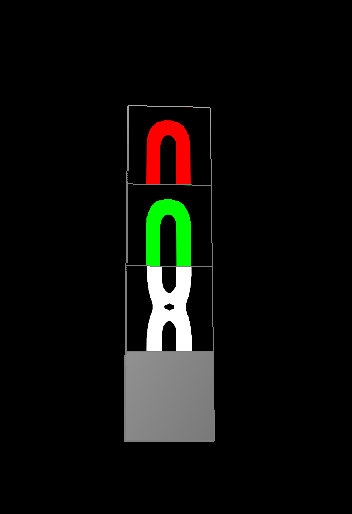
#> input picture data/Ex_input01_01.png, 352 x 514 px, found by its file name
$ python main.py
#> lines starting #> are read from the running program, lines starting #| are printed output that depends on the picture; after the words box and inside, x2 and y2 are one past the last pixel; in counts of white or black regions, pixels touching at a corner belong together
### src/detector.py
import cv2
import numpy as np
import matplotlib.pyplot as plt

class EloMalucoDetector:
    def __init__(self):
        pass

    def detectar_bordas(self, imagem_caminho, ponto_destino, altura_desejada=800):
        # Carregar a imagem
        imagem = cv2.imread(imagem_caminho)

        # Calcular a largura proporcional
        largura_desejada = int(altura_desejada * imagem.shape[1] / imagem.shape[0])

        # Tamanho final ajustado
        tamanho_final = (largura_desejada, altura_desejada)

        # Converter para escala de cinza
        imagem_cinza = cv2.cvtColor(imagem, cv2.COLOR_BGR2GRAY)

        # Suavizar para reduzir ruídos
        imagem_suavizada = cv2.GaussianBlur(imagem_cinza, (5, 5), 0)

        # Detectar bordas usando o detector de Canny
        bordas = cv2.Canny(imagem_suavizada, 50, 150)

        # Detectar contornos (para localizar o Elo)
        contornos, _ = cv2.findContours(bordas, cv2.RETR_EXTERNAL, cv2.CHAIN_APPROX_SIMPLE)

        if not contornos:
            print("Nenhum contorno encontrado!")
            return bordas

        # Encontrar o maior contorno (assumindo que é o Elo)
        maior_contorno = max(contornos, key=cv2.contourArea)

        # Encontrar o retângulo delimitador do Elo
        x, y, w, h = cv2.boundingRect(maior_contorno)

        # Calcular o centro do Elo na imagem
        centro_elo = (x + w // 2, y + h // 2)

        # Calcular o deslocamento necessário para centralizar o Elo no ponto destino
        deslocamento_x = ponto_destino[0] - centro_elo[0]
        deslocamento_y = ponto_destino[1] - centro_elo[1]

        # Criar a matriz de transformação para translação
        matriz_translacao = np.float32([[1, 0, deslocamento_x], [0, 1, deslocamento_y]])

        # Aplicar a translação nas bordas detectadas
        bordas_transladadas = cv2.warpAffine(bordas, matriz_translacao, (imagem.shape[1], imagem.shape[0]))

        # Cortar a imagem com base no retângulo delimitador
        imagem_cortada = imagem[y:y+h, x:x+w]

        # Redimensionar a imagem cortada para o tamanho final desejado
        imagem_redimensionada = cv2.resize(imagem_cortada, tamanho_final)

        # Redimensionar as bordas transladadas para o mesmo tamanho
        bordas_redimensionadas = cv2.resize(bordas_transladadas, tamanho_final)

        # Exibir as imagens na ordem solicitada
        plt.figure(figsize=(12, 6))
        plt.subplot(1, 3, 1)
        plt.title("Bordas Detectadas")
        plt.imshow(bordas, cmap="gray")
        plt.axis("off")

        plt.subplot(1, 3, 2)
        plt.title("Bordas Transladadas")
        plt.imshow(bordas_redimensionadas, cmap="gray")
        plt.axis("off")

        plt.subplot(1, 3, 3)
        plt.title("Imagem Cortada e Redimensionada")
        plt.imshow(cv2.cvtColor(imagem_redimensionada, cv2.COLOR_BGR2RGB))
        plt.axis("off")

        plt.show()

        return bordas_redimensionadas

# Teste com uma imagem e um ponto destino fixo
detector = EloMalucoDetector()

# Ponto fixo para centralizar o Elo (exemplo: o centro da imagem)
ponto_destino = (200, 250)

detector.detectar_bordas('data/Ex_input01_01.png', ponto_destino)
#> in detectar_bordas, imagem is the input picture: shape (514, 352, 3); mean B, G, R 10.6, 13.4, 13.2
#> in detectar_bordas, `bordas = cv2.Canny(imagem_suavizada, 50, 150)`:
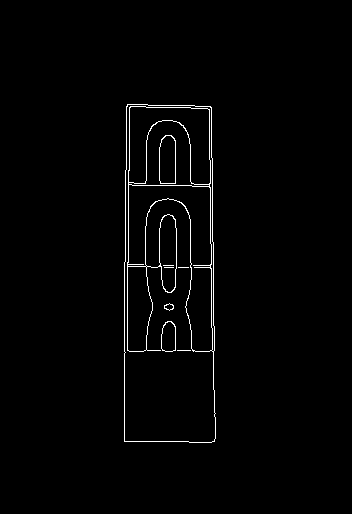
#> bordas: shape (514, 352); 1.5% white in thin lines or dots, all inside (x1, y1, x2, y2) = (124, 104, 216, 443)
#> in detectar_bordas, `contornos, _ = cv2.findContours(bordas, cv2.RETR_EXTERNAL, cv2.CHAIN_A..`: contornos = 1 contour; box (x1, y1, x2, y2) and area: (124, 104, 216, 443) 29618
#> in detectar_bordas, `maior_contorno = max(contornos, key=cv2.contourArea)`: maior_contorno = contour of 39 points, box (x1, y1, x2, y2) (124, 104, 216, 443), area 29618
#> in detectar_bordas, `x, y, w, h = cv2.boundingRect(maior_contorno)`: x = 124; y = 104; w = 92; h = 339
#> in detectar_bordas, `centro_elo = (x + w // 2, y + h // 2)`: centro_elo = (170, 273)
#> in detectar_bordas, `deslocamento_x = ponto_destino[0] - centro_elo[0]`: deslocamento_x = 30
#> in detectar_bordas, `deslocamento_y = ponto_destino[1] - centro_elo[1]`: deslocamento_y = -23
#> in detectar_bordas, `matriz_translacao = np.float32([[1, 0, deslocamento_x], [0, 1, desloca..`: matriz_translacao = [[1, 0, 30], [0, 1, -23]]
#> in detectar_bordas, `bordas_transladadas = cv2.warpAffine(bordas, matriz_translacao, (image..`: bordas_transladadas: shape (514, 352); 1.5% white in thin lines or dots, all inside (x1, y1, x2, y2) = (154, 81, 246, 420)
detector.detectar_bordas('data/Ex_input01_02.png', ponto_destino)
#> call 2 of detectar_bordas, with imagem_caminho = 'data/Ex_input01_02.png', ponto_destino = (200, 250), altura_desejada = 800
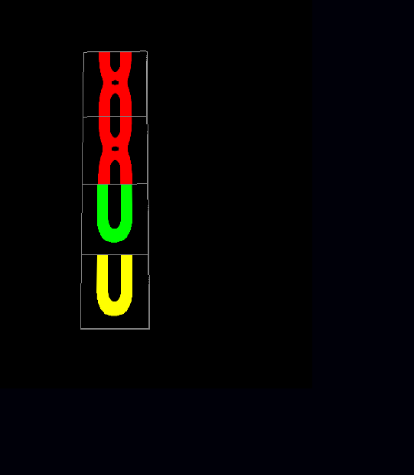
#> input picture data/Ex_input01_02.png, 414 x 475 px, found by its file name
#> in detectar_bordas, imagem is the input picture: shape (475, 414, 3); mean B, G, R 4.1, 4.2, 6.6
#> in detectar_bordas (call 2), `bordas = cv2.Canny(imagem_suavizada, 50, 150)`: bordas: shape (475, 414); 1.3% white in thin lines or dots, all inside (x1, y1, x2, y2) = (79, 49, 151, 331)
#> in detectar_bordas (call 2), `contornos, _ = cv2.findContours(bordas, cv2.RETR_EXTERNAL, cv2.CHAIN_A..`: contornos = 1 contour; box (x1, y1, x2, y2) and area: (79, 49, 151, 331) 19163
#> in detectar_bordas (call 2), `maior_contorno = max(contornos, key=cv2.contourArea)`: maior_contorno = contour of 32 points, box (x1, y1, x2, y2) (79, 49, 151, 331), area 19163
#> in detectar_bordas (call 2), `x, y, w, h = cv2.boundingRect(maior_contorno)`: x = 79; y = 49; w = 72; h = 282
#> in detectar_bordas (call 2), `centro_elo = (x + w // 2, y + h // 2)`: centro_elo = (115, 190)
#> in detectar_bordas (call 2), `deslocamento_x = ponto_destino[0] - centro_elo[0]`: deslocamento_x = 85
#> in detectar_bordas (call 2), `deslocamento_y = ponto_destino[1] - centro_elo[1]`: deslocamento_y = 60
#> in detectar_bordas (call 2), `matriz_translacao = np.float32([[1, 0, deslocamento_x], [0, 1, desloca..`: matriz_translacao = [[1, 0, 85], [0, 1, 60]]
#> in detectar_bordas (call 2), `bordas_transladadas = cv2.warpAffine(bordas, matriz_translacao, (image..`: bordas_transladadas: shape (475, 414); 1.3% white in thin lines or dots, all inside (x1, y1, x2, y2) = (164, 109, 236, 391)
detector.detectar_bordas('data/Ex_input01_03.png', ponto_destino)
#> call 3 of detectar_bordas, with imagem_caminho = 'data/Ex_input01_03.png', ponto_destino = (200, 250), altura_desejada = 800
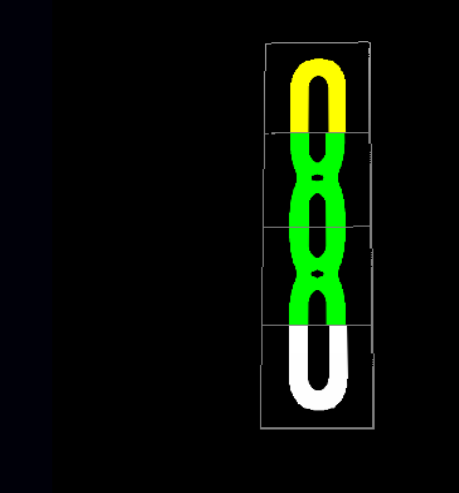
#> input picture data/Ex_input01_03.png, 459 x 493 px, found by its file name
#> in detectar_bordas, imagem is the input picture: shape (493, 459, 3); mean B, G, R 6, 16.7, 8
#> in detectar_bordas (call 3), `bordas = cv2.Canny(imagem_suavizada, 50, 150)`: bordas: shape (493, 459); 1.7% white in thin lines or dots, all inside (x1, y1, x2, y2) = (259, 40, 376, 430)
#> in detectar_bordas (call 3), `contornos, _ = cv2.findContours(bordas, cv2.RETR_EXTERNAL, cv2.CHAIN_A..`: contornos = 1 contour; box (x1, y1, x2, y2) and area: (259, 40, 376, 430) 43183
#> in detectar_bordas (call 3), `maior_contorno = max(contornos, key=cv2.contourArea)`: maior_contorno = contour of 39 points, box (x1, y1, x2, y2) (259, 40, 376, 430), area 43183
#> in detectar_bordas (call 3), `x, y, w, h = cv2.boundingRect(maior_contorno)`: x = 259; y = 40; w = 117; h = 390
#> in detectar_bordas (call 3), `centro_elo = (x + w // 2, y + h // 2)`: centro_elo = (317, 235)
#> in detectar_bordas (call 3), `deslocamento_x = ponto_destino[0] - centro_elo[0]`: deslocamento_x = -117
#> in detectar_bordas (call 3), `deslocamento_y = ponto_destino[1] - centro_elo[1]`: deslocamento_y = 15
#> in detectar_bordas (call 3), `matriz_translacao = np.float32([[1, 0, deslocamento_x], [0, 1, desloca..`: matriz_translacao = [[1, 0, -117], [0, 1, 15]]
#> in detectar_bordas (call 3), `bordas_transladadas = cv2.warpAffine(bordas, matriz_translacao, (image..`: bordas_transladadas: shape (493, 459); 1.7% white in thin lines or dots, all inside (x1, y1, x2, y2) = (142, 55, 259, 445)
detector.detectar_bordas('data/Ex_input01_04.png', ponto_destino)
#> call 4 of detectar_bordas, with imagem_caminho = 'data/Ex_input01_04.png', ponto_destino = (200, 250), altura_desejada = 800
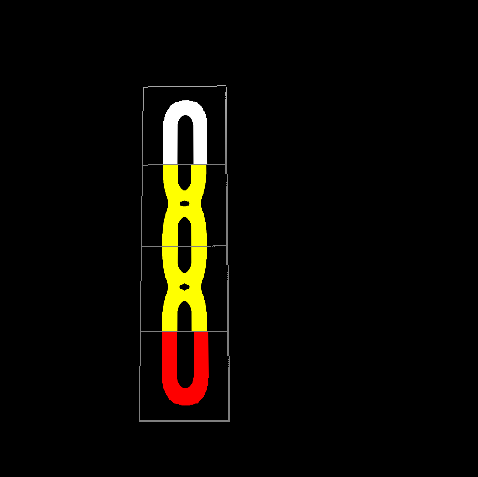
#> input picture data/Ex_input01_04.png, 478 x 477 px, found by its file name
#> in detectar_bordas, imagem is the input picture: shape (477, 478, 3); mean B, G, R 2.9, 8.9, 11.4
#> in detectar_bordas (call 4), `bordas = cv2.Canny(imagem_suavizada, 50, 150)`: bordas: shape (477, 478); 1.4% white in thin lines or dots, all inside (x1, y1, x2, y2) = (138, 84, 231, 423)
#> in detectar_bordas (call 4), `contornos, _ = cv2.findContours(bordas, cv2.RETR_EXTERNAL, cv2.CHAIN_A..`: contornos = 1 contour; box (x1, y1, x2, y2) and area: (138, 84, 231, 423) 29866
#> in detectar_bordas (call 4), `maior_contorno = max(contornos, key=cv2.contourArea)`: maior_contorno = contour of 27 points, box (x1, y1, x2, y2) (138, 84, 231, 423), area 29866
#> in detectar_bordas (call 4), `x, y, w, h = cv2.boundingRect(maior_contorno)`: x = 138; y = 84; w = 93; h = 339
#> in detectar_bordas (call 4), `centro_elo = (x + w // 2, y + h // 2)`: centro_elo = (184, 253)
#> in detectar_bordas (call 4), `deslocamento_x = ponto_destino[0] - centro_elo[0]`: deslocamento_x = 16
#> in detectar_bordas (call 4), `deslocamento_y = ponto_destino[1] - centro_elo[1]`: deslocamento_y = -3
#> in detectar_bordas (call 4), `matriz_translacao = np.float32([[1, 0, deslocamento_x], [0, 1, desloca..`: matriz_translacao = [[1, 0, 16], [0, 1, -3]]
#> in detectar_bordas (call 4), `bordas_transladadas = cv2.warpAffine(bordas, matriz_translacao, (image..`: bordas_transladadas: shape (477, 478); 1.4% white in thin lines or dots, all inside (x1, y1, x2, y2) = (154, 81, 247, 420)
#> in detectar_bordas (call 4), `imagem_cortada = imagem[y:y+h, x:x+w]`:
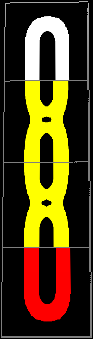
#> imagem_cortada: shape (339, 93, 3); mean B, G, R 21.3, 64.4, 82.7
#> in detectar_bordas (call 4), `plt.show()`:
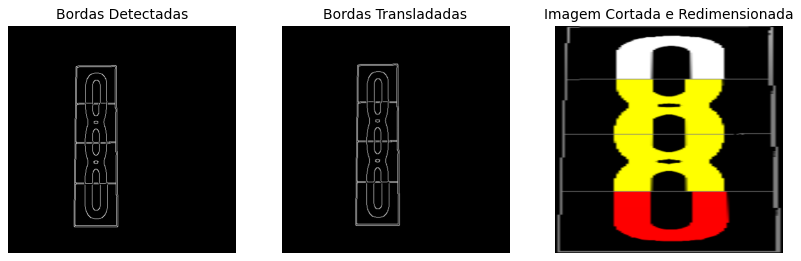
#> figure drawn by matplotlib, 3 panels

### src/transformer.py
# Classe para normalizar a imagem
import cv2
import numpy as np
import matplotlib.pyplot as plt

class ImageTransformer:
    def __init__(self, tamanho=(300, 300)):
        self.tamanho = tamanho  # Define o tamanho para o redimensionamento da imagem

    def redimensionar(self, imagem):
        # Redimensionar a imagem para o tamanho padrão
        imagem_redimensionada = cv2.resize(imagem, self.tamanho)
        return imagem_redimensionada

    # [38 lines left out: functions normalizar, redimensionar_e_normalizar, visualizar, not called in this run]

### src/main.py
from detector import EloMalucoDetector
from transformer import ImageTransformer
#from analyzer import EloAnalyzer
#from templates import loadTemplates
#from xml_writer import XMLWriter
import cv2
import matplotlib.pyplot as plt
def main():
    # Configurações iniciais
    input_images = [
        "data/Ex_input01_01.png",
        "data/Ex_input01_02.png",
        "data/Ex_input01_03.png",
        "data/Ex_input01_04.png",
    ]
    output_xml = "estado_atual.xml"
    ponto_destino = (400, 300)
    # Inicializar as classes principais
    detector = EloMalucoDetector()
    transformer = ImageTransformer()
    #analyzer = EloAnalyzer()
    #templates = loadTemplates()
    #xml_writer = XMLWriter()

    # Lista para armazenar os estados de cada face
    estado_jogo = []

    # Processar cada imagem
    for img_path in input_images:
        print(f"Processando {img_path}...")

        # 1. Carregar e detectar bordas
        bordas = detector.detectar_bordas(img_path, ponto_destino)
#> in detectar_bordas (call 5), `contornos, _ = cv2.findContours(bordas, cv2.RETR_EXTERNAL, cv2.CHAIN_A..`: contornos = 1 contour; box (x1, y1, x2, y2) and area: (124, 104, 216, 443) 29618
#> in detectar_bordas (call 5), `bordas_transladadas = cv2.warpAffine(bordas, matriz_translacao, (image..`: bordas_transladadas: shape (514, 352); every value is 0
#> in detectar_bordas (call 5), `bordas_redimensionadas = cv2.resize(bordas_transladadas, tamanho_final)`: bordas_redimensionadas: shape (800, 547); every value is 0

        # 2. Redimensionar e normalizar a imagem
        imagem_normalizada = transformer.redimensionar(bordas)
#> in redimensionar, `imagem_redimensionada = cv2.resize(imagem, self.tamanho)`: imagem_redimensionada: shape (300, 300); every value is 0

        # Exibir as imagens para verificação
        plt.figure(figsize=(10, 5))
        plt.subplot(1, 2, 1)
        plt.title(f"Imagem Original: {img_path}")
        plt.imshow(cv2.cvtColor(bordas, cv2.COLOR_BGR2RGB))
        plt.axis("off")

        plt.subplot(1, 2, 2)
        plt.title("Imagem Redimensionada")
        plt.imshow(cv2.cvtColor(imagem_normalizada, cv2.COLOR_BGR2RGB))
        plt.axis("off")

        plt.show()
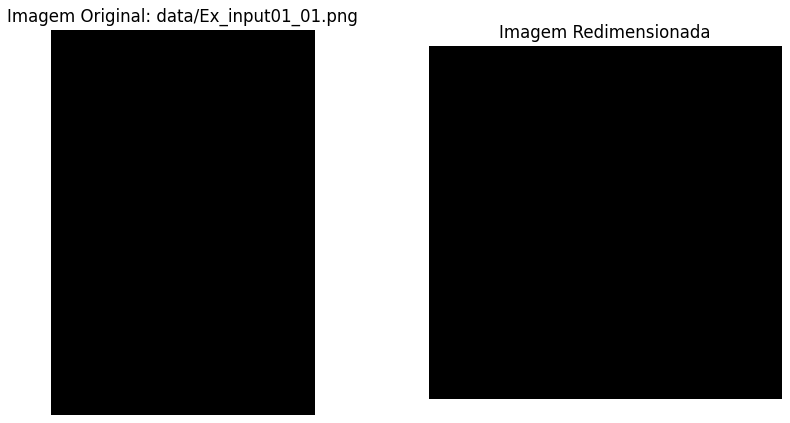
#> figure drawn by matplotlib, 2 panels

        # 3. Analisar cores e silhuetas
        #cores, silhuetas = analyzer.analisar(imagem_normalizada, templates)

        # 4. Adicionar o estado da face à lista
        #estado_jogo.append((cores, silhuetas))

    # Gerar o arquivo XML com o estado do jogo
    #xml_writer.gerar_xml(estado_jogo, output_xml)
    print(f"Arquivo XML gerado: {output_xml}")

if __name__ == "__main__":
    main()
